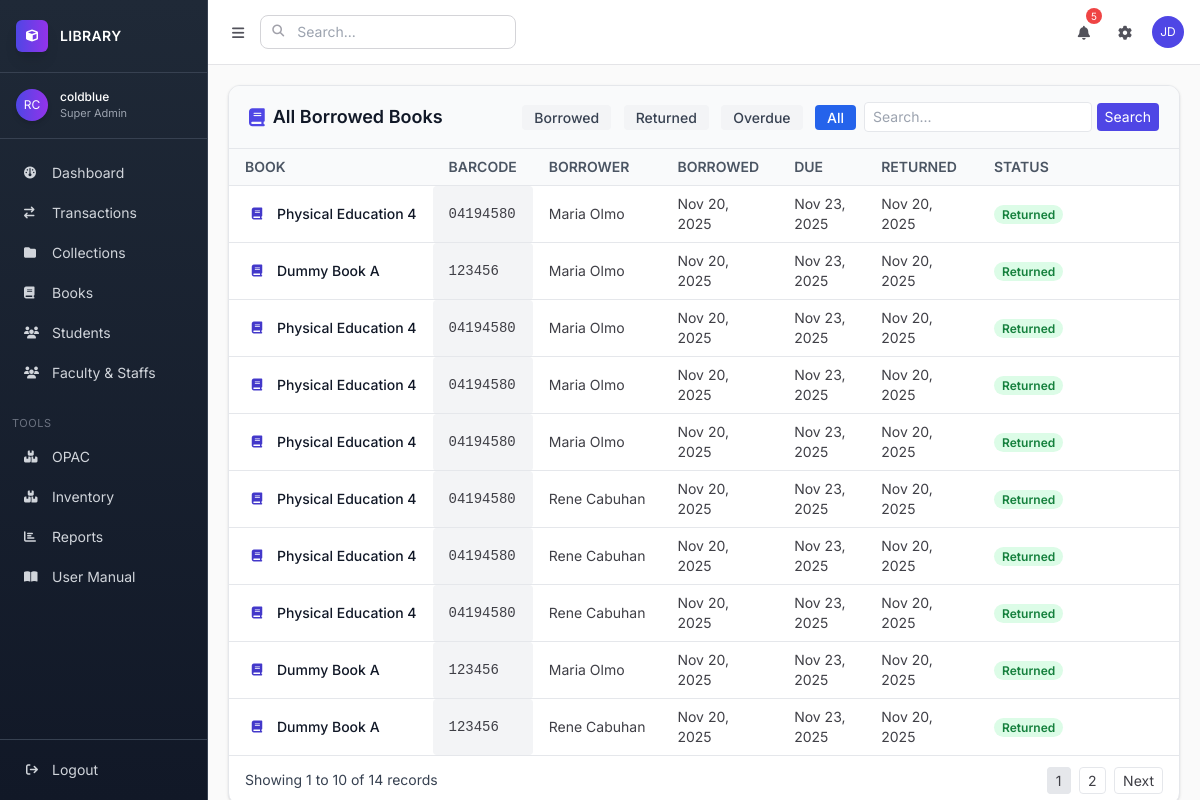
/library/books/borrow-history/ (signed in), run on an earlier commit of the app's database.
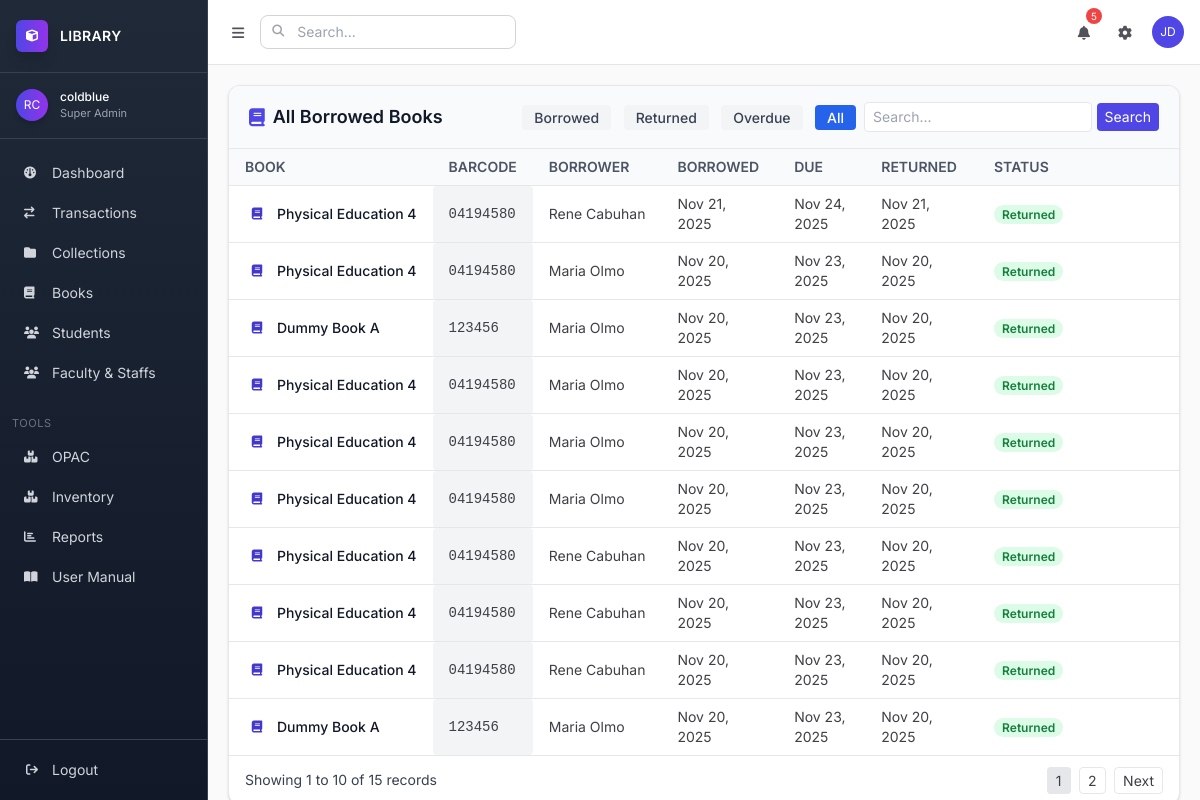
And on a later commit of the database.
### apps/app2/models.py (models this page shows, shortened)
class BorrowedBook(models.Model):
    book = models.ForeignKey(Book, on_delete=models.CASCADE, related_name="borrow_records")
    borrower = models.ForeignKey(Student, on_delete=models.CASCADE, related_name="borrowed_books")
    barcode = models.ForeignKey('BookBarcode', on_delete=models.CASCADE, related_name="borrowed_records", null=True, blank=True)
    date_borrowed = models.DateTimeField(auto_now_add=True)
    due_date = models.DateField()
    date_returned = models.DateField(blank=True, null=True)
    remarks = models.CharField(max_length=255, blank=True, null=True)
    STATUS_CHOICES = [
        ("borrowed", "Borrowed"),
        ("returned", "Returned"),
        ("overdue", "Overdue"),
    ]
    status = models.CharField(max_length=20, choices=STATUS_CHOICES, default="borrowed")

class Book(models.Model):
    collection = models.ForeignKey(
        Collection, on_delete=models.SET_NULL, null=True, blank=True, related_name="books"
    )
    control_number = models.CharField(max_length=50, unique=True, verbose_name="Control Number / 001")
    isbn = models.CharField(max_length=20, blank=True, null=True, verbose_name="ISBN / 020")
    title = models.CharField(max_length=255, verbose_name="Title / 245$a")
    subtitle = models.CharField(max_length=255, blank=True, null=True, verbose_name="Subtitle / 245$b")
    statement_of_responsibility = models.CharField(max_length=255, blank=True, null=True, verbose_name="Statement of Responsibility / 245$c")
    author = models.CharField(max_length=255, verbose_name="Main Author / 100$a")
    added_authors = models.CharField(max_length=255, blank=True, null=True, verbose_name="Added Authors / 700$a")
    edition = models.CharField(max_length=100, blank=True, null=True, verbose_name="Edition / 250")
    publisher = models.CharField(max_length=255, blank=True, null=True, verbose_name="Publisher / 264$b")
    publication_place = models.CharField(max_length=255, blank=True, null=True, verbose_name="Place / 264$a")
    publication_year = models.CharField(max_length=4, blank=True, null=True, verbose_name="Year / 264$c")
    pages = models.CharField(max_length=50, blank=True, null=True, verbose_name="Pagination / 300$a")
    illustrations = models.CharField(max_length=255, blank=True, null=True, verbose_name="Illustrations / 300$b")
    dimensions = models.CharField(max_length=50, blank=True, null=True, verbose_name="Dimensions / 300$c")
    series = models.CharField(max_length=255, blank=True, null=True, verbose_name="Series / 490$a")
    notes = models.TextField(blank=True, null=True, verbose_name="General Notes / 500")
    summary = models.TextField(blank=True, null=True, verbose_name="Summary / 520")
    subjects = models.CharField(max_length=255, blank=True, null=True, verbose_name="Subjects / 650$a")
    classification = models.CharField(max_length=50, blank=True, null=True, verbose_name="Dewey / 082 or Local / 090")
    language = models.CharField(max_length=50, blank=True, null=True, verbose_name="Language / 041$a")
    cover_image = models.ImageField(
        upload_to='book_covers/', blank=True, null=True, verbose_name="Book Cover"
    )
    created_at = models.DateTimeField(auto_now_add=True)
    updated_at = models.DateTimeField(auto_now=True)

class BookBarcode(models.Model):
    book = models.ForeignKey('Book', on_delete=models.CASCADE, related_name="barcodes")
    barcode = models.CharField(max_length=50, unique=True)
    created_at = models.DateTimeField(auto_now_add=True)
    created_at = models.DateTimeField(default=timezone.now)

### apps/app1/models.py (models this page shows, shortened)
class Student(models.Model):
    folder = models.ForeignKey(Folder, on_delete=models.SET_NULL, null=True, blank=True, related_name="students")
    last_name = models.CharField(max_length=150)
    first_name = models.CharField(max_length=150)
    middle_name = models.CharField(max_length=150, blank=True, null=True)
    mobile_number = models.CharField(max_length=20, blank=True, null=True)
    GENDER_CHOICES = [
        ('M', 'Male'),
        ('F', 'Female'),
        ('O', 'Other'),
    ]
    gender = models.CharField(max_length=1, choices=GENDER_CHOICES)

### apps/app2/views/all.py (the view, shortened to what this page needs)
# urls.py: path('books/borrow-history/', views.all_books_borrow_history, name='all_books_borrow_history'),
@login_required
def all_books_borrow_history(request):
    status_filter = request.GET.get('status', '')  # 'borrowed', 'returned', 'overdue' or ''
    search_query = request.GET.get('q', '').strip()
    borrow_records = BorrowedBook.objects.select_related(
        'book', 'borrower', 'barcode'
    ).order_by('-date_borrowed')
    if status_filter in ['borrowed', 'returned', 'overdue']:
        borrow_records = borrow_records.filter(status=status_filter)
    paginator = Paginator(borrow_records, 10)  # 15 records per page
    page_number = request.GET.get('page')
    page_obj = paginator.get_page(page_number)
    context = {
        'borrow_records': page_obj,
        'status_filter': status_filter,
        'q': search_query,
        'page_obj': page_obj,
    }
    return render(request, 'app2/book/all_books_borrow_history.html', context)

### templates/app2/book/all_books_borrow_history.html (shortened to what the changed rows need)
{% extends "base.html" %} {% block title %}All Borrowed Books{% endblock %} {% block content %}
<div class="bg-white rounded-xl shadow border border-gray-200 overflow-hidden">
	<div class="px-5 py-4 border-b border-gray-200 bg-gray-50 flex justify-between items-center">
		<h2 class="text-lg font-semibold text-gray-900 flex items-center space-x-2">
			<i class="fas fa-book text-accent-500"></i>
			<span>All Borrowed Books</span>
		</h2>
	</div>
	{% if page_obj %}
	<div class="overflow-x-auto">
		<table class="w-full text-sm">
			<thead class="bg-gray-50 border-b border-gray-200">
				<tr>
					<th class="px-4 py-2 text-left font-semibold text-gray-600 uppercase">Book</th>
					<th class="px-4 py-2 text-left font-semibold text-gray-600 uppercase">Barcode</th>
					<th class="px-4 py-2 text-left font-semibold text-gray-600 uppercase">Borrower</th>
					<th class="px-4 py-2 text-left font-semibold text-gray-600 uppercase">Borrowed</th>
					<th class="px-4 py-2 text-left font-semibold text-gray-600 uppercase">Due</th>
					<th class="px-4 py-2 text-left font-semibold text-gray-600 uppercase">Returned</th>
					<th class="px-4 py-2 text-left font-semibold text-gray-600 uppercase">Status</th>
					<th class="px-4 py-2"></th>
				</tr>
			</thead>
			<tbody class="divide-y divide-gray-200">
				{% for record in page_obj %}
				<tr class="hover:bg-gray-50 transition-colors duration-150 group">
					<td class="px-4 py-2">
						<div class="flex items-center gap-2">
							<div class="w-6 h-6 bg-accent-100 rounded flex items-center justify-center">
								<i class="fas fa-book text-accent-600 text-xs"></i>
							</div>
							<span class="font-medium text-gray-900 truncate">{{ record.book.title }}</span>
						</div>
					</td>
					<td class="px-4 py-2 font-mono bg-gray-100 px-2 py-1 rounded">{{ record.barcode.barcode }}</td>
					<td class="px-4 py-2 truncate">{{ record.borrower.first_name }} {{ record.borrower.last_name }}</td>
					<td class="px-4 py-2">{{ record.date_borrowed|date:"M j, Y" }}</td>
					<td class="px-4 py-2">{{ record.due_date|date:"M j, Y" }}</td>
					<td class="px-4 py-2">{% if record.date_returned %} {{ record.date_returned|date:"M j, Y" }} {% else %} - {% endif %}</td>
					<td class="px-4 py-2">
						{% if record.status == 'overdue' %}
						<span class="px-2 py-0.5 rounded-full text-xs bg-red-100 text-red-700 font-semibold">{{ record.status|capfirst }}</span>
						{% elif record.status == 'returned' %}
						<span class="px-2 py-0.5 rounded-full text-xs bg-green-100 text-green-700 font-semibold">{{ record.status|capfirst }}</span>
						{% else %}
						<span class="px-2 py-0.5 rounded-full text-xs bg-blue-100 text-blue-700 font-semibold">{{ record.status|capfirst }}</span>
						{% endif %}
					</td>
				</tr>
				{% endfor %}
			</tbody>
		</table>
	</div>
	<div class="px-4 py-3 flex justify-between items-center border-t border-gray-200">
		<span class="text-sm text-gray-700">Showing {{ page_obj.start_index }} to {{ page_obj.end_index }} of {{ page_obj.paginator.count }} records</span>
		<div class="space-x-1">
			 {% for num in page_obj.paginator.page_range %} {% if page_obj.number == num %}
			<span class="px-2 py-1 border rounded bg-gray-200 text-sm">{{ num }}</span>
			{% elif num > page_obj.number|add:'-3' and num < page_obj.number|add:'3' %}
			<a href="?page={{ num }}{% if q %}&q={{ q }}{% endif %}{% if status_filter %}&status={{ status_filter }}{% endif %}" class="px-2 py-1 border rounded text-sm">{{ num }}</a>
			{% endif %} {% endfor %} {% if page_obj.has_next %}
			<a href="?page={{ page_obj.next_page_number }}{% if q %}&q={{ q }}{% endif %}{% if status_filter %}&status={{ status_filter }}{% endif %}" class="px-2 py-1 border rounded text-sm">Next</a>
			{% endif %}
		</div>
	</div>
	{% endif %}
</div>
{% endblock %}

What changed in the data, as far as the page shows it:
no longer on this page (row unchanged): BorrowedBook: book "Dummy Book A", barcode.barcode "123456", borrower.first_name "Rene", borrower.last_name "Cabuhan", date_borrowed "Nov 20, 2025", due_date "Nov 23, 2025", date_returned "Nov 20, 2025", status "Returned"
added BorrowedBook: book "Physical Education 4", barcode.barcode "04194580", borrower.first_name "Rene", borrower.last_name "Cabuhan", date_borrowed "Nov 21, 2025", due_date "Nov 24, 2025", date_returned "Nov 21, 2025", status "Returned"
Also different on the page:
{{ page_obj.paginator.count }}: "14" → "15"
